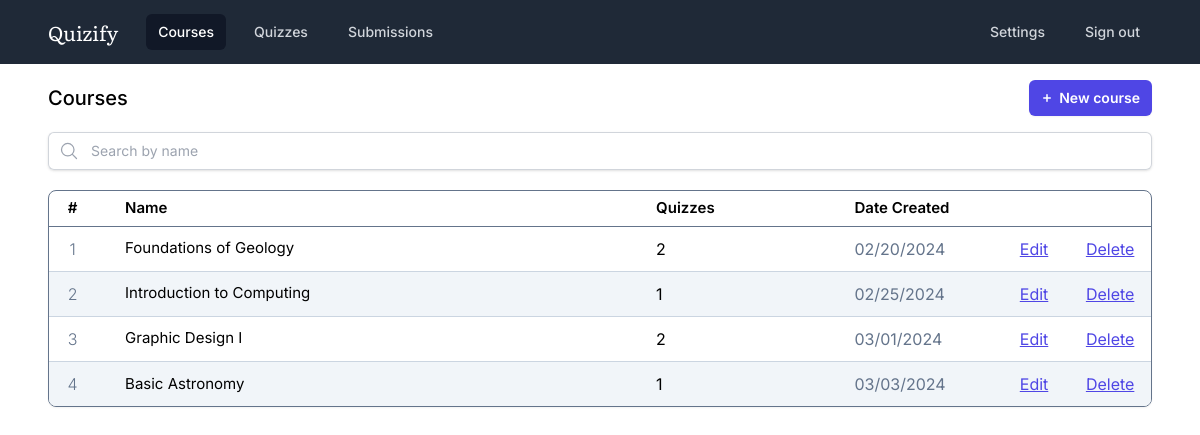
The page /courses/index.php (signed in) on the database its author committed.
### tables this page shows
CREATE TABLE `courses` (
  `id` int(11) NOT NULL,
  `name` varchar(255) NOT NULL,
  `semester` varchar(255) NOT NULL,
  `institution` varchar(255) NOT NULL,
  `tutor_id` int(11) NOT NULL,
  `created_at` timestamp NOT NULL DEFAULT current_timestamp()
);

### utils.php (called while the page is built, shortened)
<?php
function connect_to_database()
{
  $dsn = "mysql:host=localhost;dbname=quizify";
  $username = "root";
  $password = "";
  try {
    $dbh = new PDO($dsn, $username, $password);
  } catch (PDOException $exception) {
    echo $exception->getMessage();
    exit;
  }
  return $dbh;
}
function prepare_and_execute($sql, $params = [])
{
  $dbh = connect_to_database();
  $stmt = $dbh->prepare($sql);
  $stmt->execute($params);
  return $stmt;
}

### courses/index.php (the view, shortened to what this page needs)
<?php
require "../utils.php";
$sql = "
SELECT
  c.id,
  c.name,
  c.created_at,
  COUNT(q.id) as count
FROM
  courses c
  LEFT JOIN quizzes q ON c.id = q.course_id
WHERE
  c.tutor_id = ?
GROUP BY
  c.id;
";
$stmt = prepare_and_execute($sql, [$_SESSION["tutor_id"]]);
$courses = $stmt->fetchAll();
?>
<!doctype html>
<html lang="en" class="overscroll-none">
<head>
  <script src="https://cdn.tailwindcss.com"></script>
</head>
<body class="min-h-screen font-['Inter']">
  <nav class="bg-gray-800 px-4">
    <div class="mx-auto max-w-7xl px-2 sm:px-6 lg:px-8">
      <div class="relative flex h-16 items-center justify-between">
        <div class="flex flex-1 items-center justify-center sm:items-stretch sm:justify-start">
          <div class="flex flex-shrink-0 items-center">
            <h1 class="text-white font-['Literata'] text-xl mr-1">Quizify</h1>
          </div>
          <div class="ml-6">
            <div class="flex space-x-4">
              <a href="." class="bg-gray-900 text-white rounded-md px-3 py-2 text-sm font-medium" aria-current="page">Courses</a>
              <a href="../quizzes/index.php" class="text-gray-300 hover:bg-gray-700 hover:text-white rounded-md px-3 py-2 text-sm font-medium">Quizzes</a>
              <a href="../submissions/index.php" class="text-gray-300 hover:bg-gray-700 hover:text-white rounded-md px-3 py-2 text-sm font-medium">Submissions</a>
            </div>
          </div>
        </div>
        <div class="inset-y-0 flex items-center pr-2 sm:static sm:inset-auto sm:ml-6 sm:pr-0">
          <div class="relative ml-3">
            <div class="flex space-x-4">
              <a href="../settings/index.php" class="text-gray-300 hover:bg-gray-700 hover:text-white rounded-md px-3 py-2 text-sm font-medium">Settings</a>
              <a href="../index.php" class="text-gray-300 hover:bg-gray-700 hover:text-white rounded-md px-3 py-2 text-sm font-medium">Sign out</a>
            </div>
          </div>
        </div>
      </div>
    </div>
  </nav>
  <div class="mx-auto max-w-7xl bg-white min-h-screen pt-4 px-12">
    <div class="flex mb-4 items-center">
      <h1 class="grow text-xl font-medium">Courses</h1>
      <button id="show-dialog" class="flex items-center rounded-md bg-indigo-600 px-3 pl-2 py-2 text-sm font-semibold text-white shadow-sm hover:bg-indigo-500 focus-visible:outline focus-visible:outline-2 focus-visible:outline-offset-2 focus-visible:outline-indigo-600">
        <svg xmlns="http://www.w3.org/2000/svg" viewBox="0 0 20 20" fill="currentColor" aria-hidden="true" class="h-5 w-5 mr-0.5">
          <path d="M10.75 6.75a.75.75 0 00-1.5 0v2.5h-2.5a.75.75 0 000 1.5h2.5v2.5a.75.75 0 001.5 0v-2.5h2.5a.75.75 0 000-1.5h-2.5v-2.5z"></path>
        </svg>
        <div>
          New course
        </div>
      </button>
    </div>
    <div class="flex items-center mb-5 w-full shadow rounded-md">
      <div class="pl-2.5 pr-1 block w-fit rounded-l-md border-l border-y py-2 text-gray-900 bg-white border-gray-300 placeholder:text-gray-400 focus:ring-2 focus:ring-inset focus:ring-indigo-600 sm:text-sm sm:leading-6">
        <svg xmlns="http://www.w3.org/2000/svg" fill="none" viewBox="0 0 24 24" stroke-width="1.5" stroke="currentColor" class="w-5 h-5 text-gray-400">
          <path stroke-linecap="round" stroke-linejoin="round" d="m21 21-5.197-5.197m0 0A7.5 7.5 0 1 0 5.196 5.196a7.5 7.5 0 0 0 10.607 10.607Z" />
        </svg>
      </div>
      <input type="text" id="search-input" placeholder="Search by name" class="px-2 block w-full rounded-r-md border-y border-r py-1.5 text-gray-900 border-gray-300 placeholder:text-gray-400 sm:text-sm sm:leading-6 outline-none">
    </div>
    <div class="w-full h-fit border border-slate-500 shadow-sm rounded-lg mb-10 overflow-hidden">
      <table class="w-full">
        <thead class="border-b border-slate-500 h-[35px] text-[15px]">
          <th class="font-semibold w-[4%] pl-1">#</th>
          <th class="font-semibold text-left w-[51%] pl-8">Name</th>
          <th class="font-semibold text-left w-[18%]">Quizzes</th>
          <th class="font-semibold text-left w-[15%]">Date Created</th>
          <th class="font-semibold w-[6%]"></th>
          <th class="font-semibold w-[6%]"></th>
        </thead>
        <tbody class="divide-y divide-slate-300">
          <?php foreach ($courses as $index => $course) : ?>
            <tr class="course z-0 h-[45px]" style="<?= ($index % 2 == 1) ? "background-color: #f1f5f9" : ""; ?>" value="<?= $course["name"] ?>">
              <td class="index text-center font-light text-slate-500 pl-1"><?= $index + 1 ?></td>
              <td class="pl-8 text-[15px]"><?= $course["name"] ?></td>
              <td>
                <?= $course["count"] ?>
              </td>
              <td class="text-slate-500">
                <?= (new DateTime($course["created_at"]))->format('m/d/Y') ?>
              </td>
              <td>
                <a href="./edit.php?course_id=<?= $course["id"] ?>" class="text-indigo-600 underline hover:text-indigo-500">Edit</a>
              </td>
              <td>
                <form method="post" onsubmit="return confirm('Are you sure you want to delete this course?');">
                  <button type="submit" class="text-indigo-600 underline hover:text-indigo-500">Delete</button>
                </form>
              </td>
            </tr>
          <?php endforeach; ?>
        </tbody>
      </table>
    </div>
</body>
</html>

### rows shown on the page
courses: name "Foundations of Geology", count "2", created_at "02/20/2024"
courses: name "Introduction to Computing", count "1", created_at "02/25/2024"
courses: name "Graphic Design I", count "2", created_at "03/01/2024"
courses: name "Basic Astronomy", count "1", created_at "03/03/2024"
